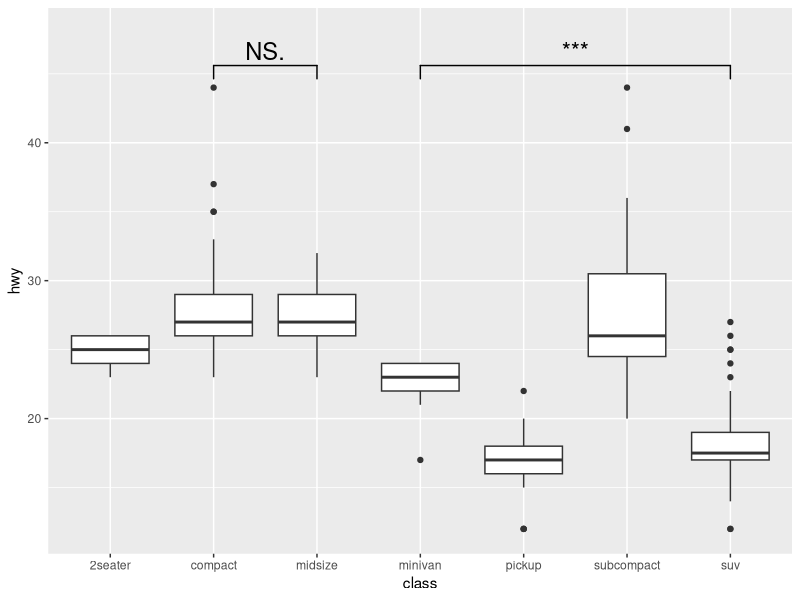
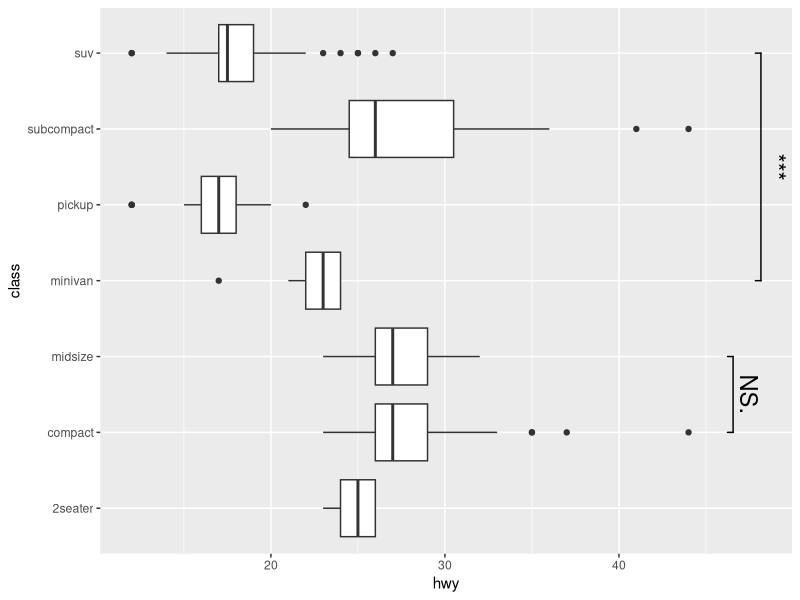
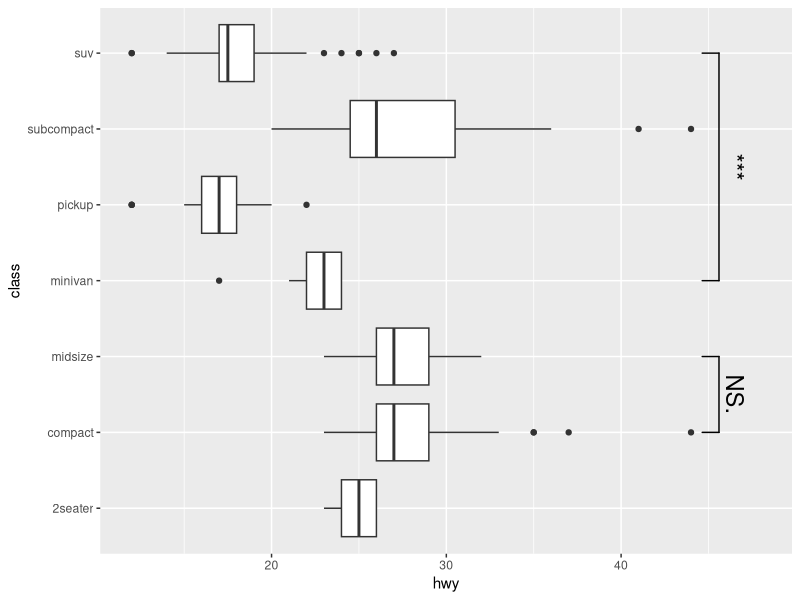
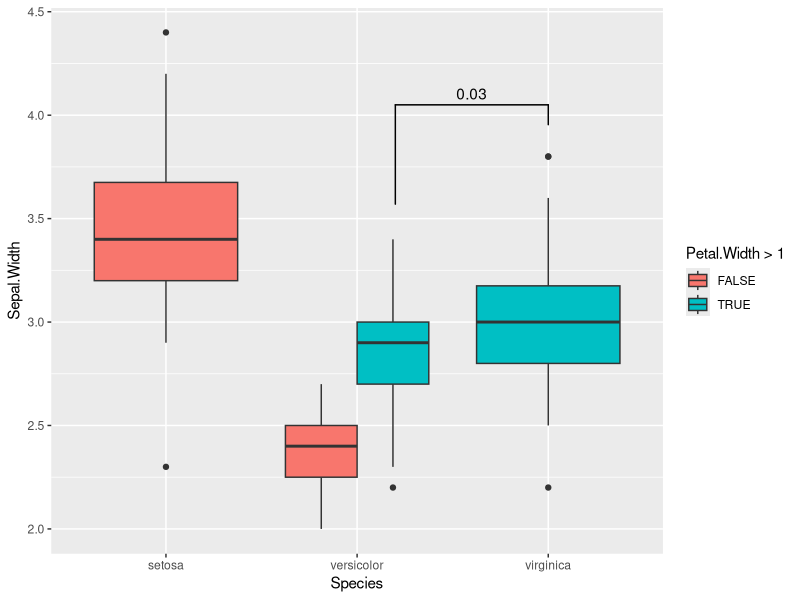
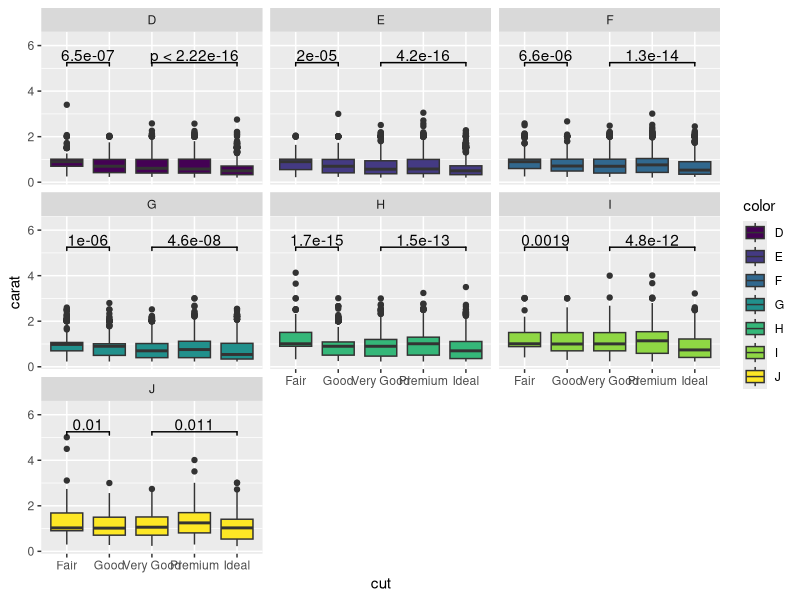
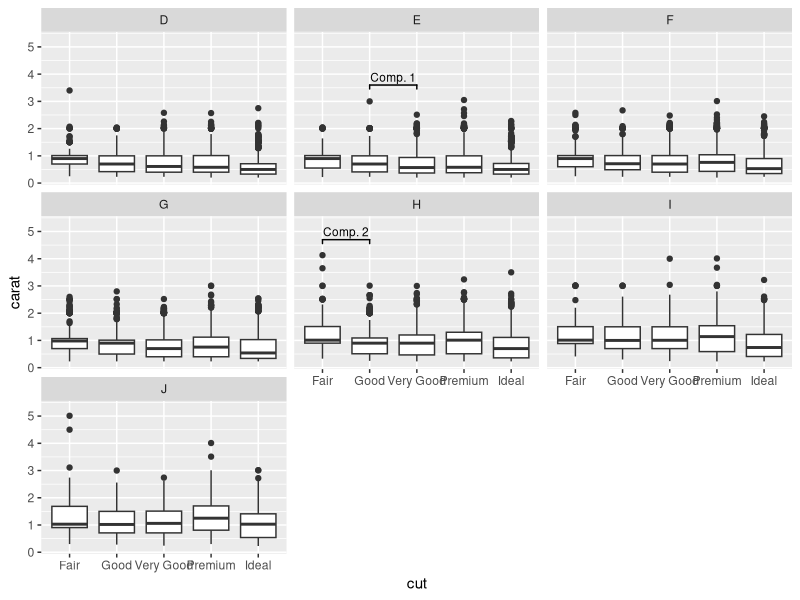

R code for these plots, in order:
## ---- chunk 1
knitr::opts_chunk$set(
  collapse = TRUE,
  comment = "#>",
  dpi = 300,
  out.width = "100%",
  fig.path = "man/figures/README-",
  message = FALSE,
  warning = FALSE
)
## ---- chunk 2
citation("ggsignif")
## ---- chunk 3
library(ggplot2)
library(ggsignif)

p1 <- ggplot(mpg, aes(class, hwy)) +
  geom_boxplot() +
  geom_signif(
    comparisons = list(c("compact", "midsize"), c("minivan", "suv")),
    map_signif_level = TRUE, textsize = 6
  ) +
  ylim(NA, 48)
p1
## ---- chunk 4
p2 <- ggplot(
  data = mpg,
  mapping = aes(
    x = hwy,
    y = class
  )
) +
  geom_boxplot(
    orientation = "y"
  ) +
  geom_signif(
    comparisons = list(
      c("compact", "midsize"),
      c("minivan", "suv")
    ),
    map_signif_level = TRUE,
    textsize = 6,
    margin_top = 0.08,
    step_increase = 0.05,
    tip_length = 0.01,
    orientation = "y"
  )
p2
## ---- chunk 5
p1 + coord_flip()
## ---- chunk 6
# Calculate annotation
anno <- t.test(
  iris[iris$Petal.Width > 1 & iris$Species == "versicolor", "Sepal.Width"],
  iris[iris$Species == "virginica", "Sepal.Width"]
)$p.value

# Make plot with custom x and y position of the bracket
ggplot(iris, aes(x = Species, y = Sepal.Width, fill = Petal.Width > 1)) +
  geom_boxplot(position = "dodge") +
  geom_signif(
    annotation = formatC(anno, digits = 1),
    y_position = 4.05, xmin = 2.2, xmax = 3,
    tip_length = c(0.2, 0.04)
  )
## ---- chunk 7
ggplot(diamonds, aes(x = cut, y = carat)) +
  geom_boxplot(aes(fill = color)) +
  geom_signif(comparisons = list(
    c("Fair", "Good"),
    c("Very Good", "Ideal")
  )) +
  facet_wrap(~color) +
  ylim(NA, 6.3)
## ---- chunk 8
annotation_df <- data.frame(
  color = c("E", "H"),
  start = c("Good", "Fair"),
  end = c("Very Good", "Good"),
  y = c(3.6, 4.7),
  label = c("Comp. 1", "Comp. 2")
)

annotation_df

ggplot(diamonds, aes(x = cut, y = carat)) +
  geom_boxplot() +
  geom_signif(
    data = annotation_df,
    aes(xmin = start, xmax = end, annotations = label, y_position = y),
    textsize = 3, vjust = -0.2,
    manual = TRUE
  ) +
  facet_wrap(~color) +
  ylim(NA, 5.3)
